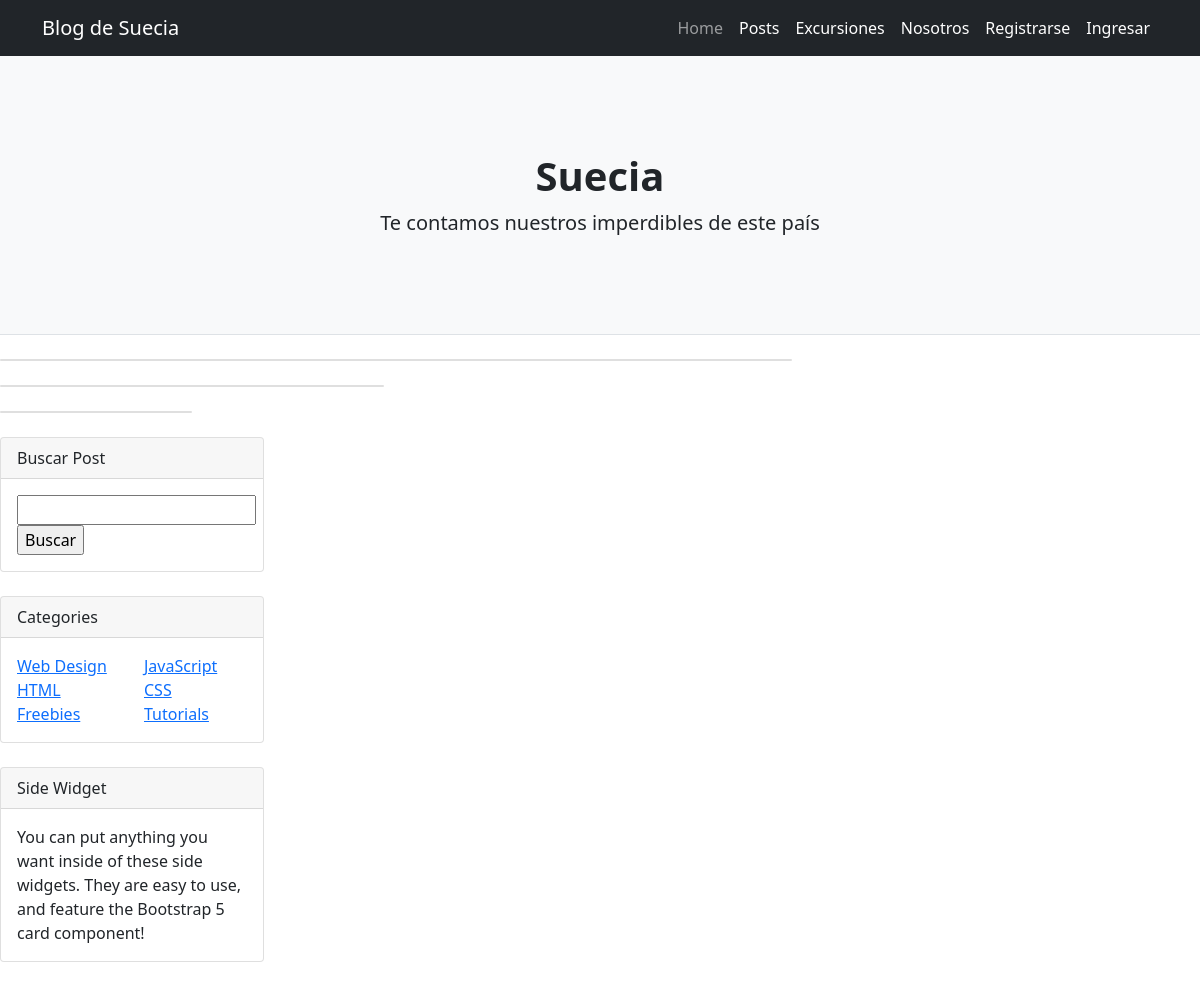
Before: /index/ with the older database file.
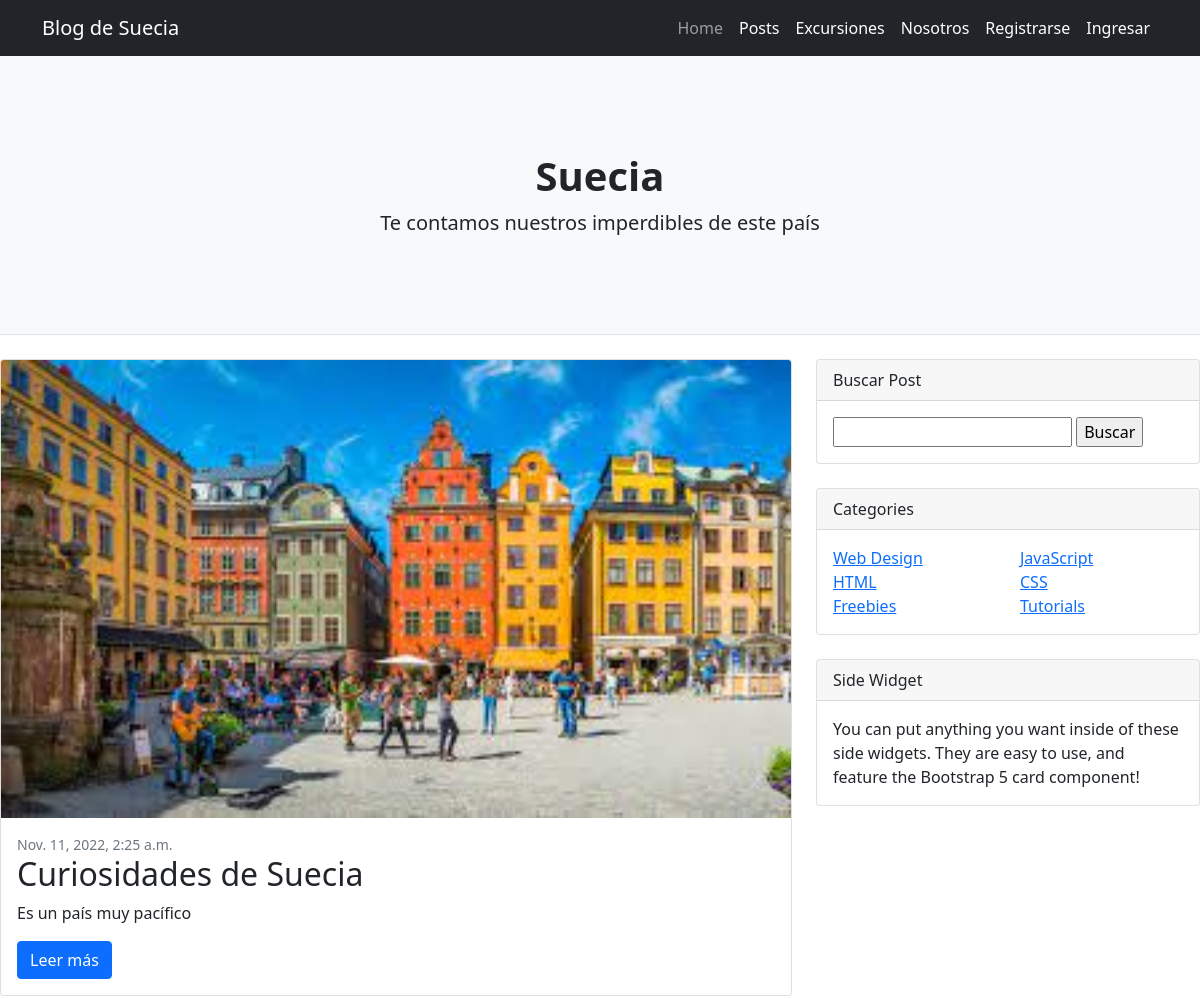
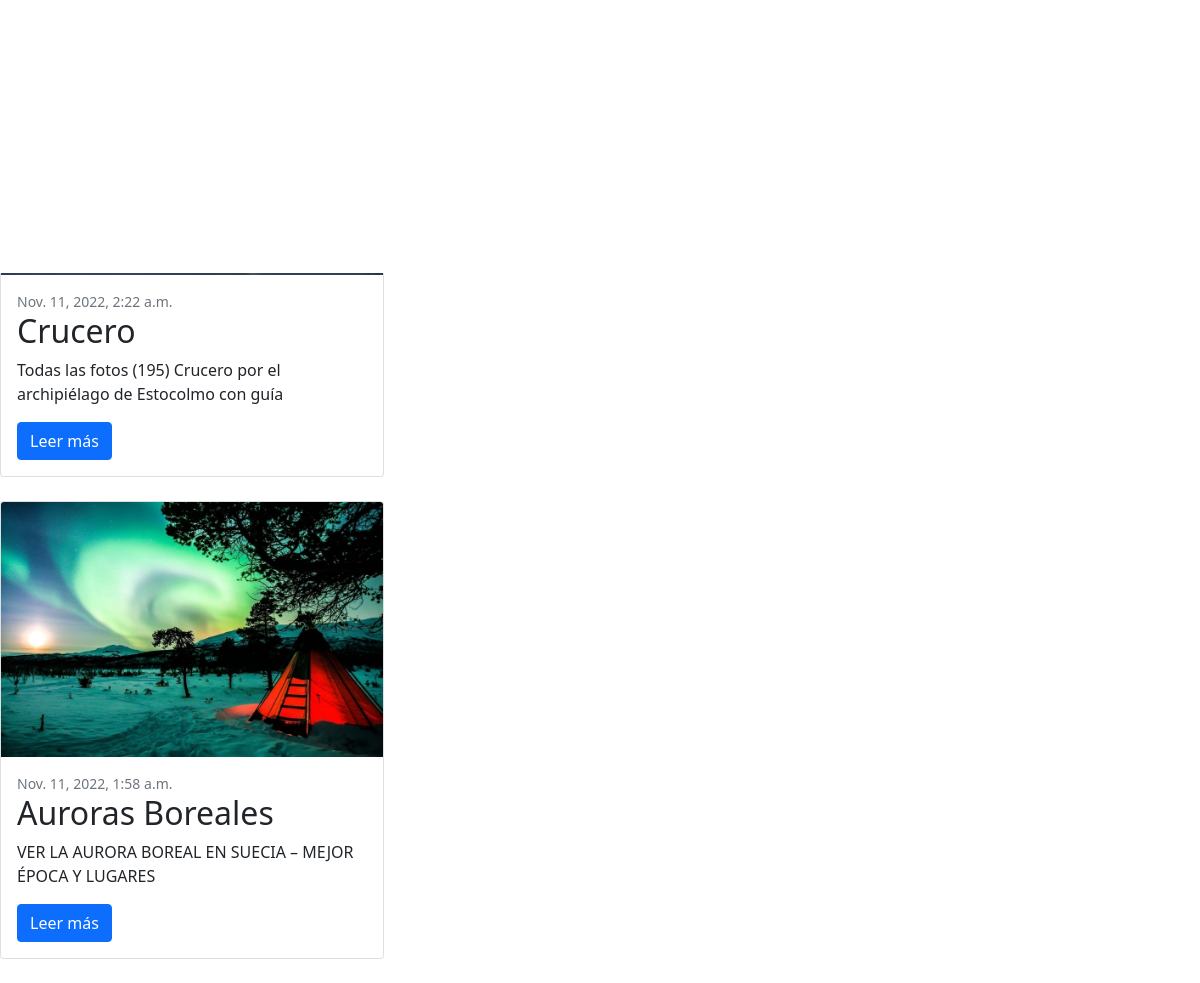
After: the same page with the newer database file (2 pictures, top to bottom).
### blog/models.py (models this page shows, shortened)
class Post(models.Model):
    title = models.CharField(max_length=100)
    short_content = models.CharField(max_length=300)
    content = models.TextField(max_length=3000)
    date_published = models.DateTimeField(auto_now_add=True)
    image = models.ImageField(upload_to="posts", null=True, blank=True)

### blog/views.py (the view)
# urls.py: path('index/', index, name="index-blog"),
def index(request):
    posts = Post.objects.order_by('-date_published').all()
    return render(request, 'blog/index.html', {"posts": posts})

### blog/templates/blog/index.html (shortened to what this page needs)
{% extends 'blog/base.html' %}
{% block contenido %}
    <div class="row">
        <div class="col-lg-8">
            <div class="card mb-4">
                {% if  posts.0 %}
                <a href="#!"><img style="max-width:100%;" class="card-img-top" src="{{ posts.0.image.url }}" alt="..." /></a>
                <div class="card-body">
                    <div class="small text-muted">{{posts.0.date_published}}</div>
                    <h2 class="card-title">{{posts.0.title}}</h2>
                    <p class="card-text">{{posts.0.short_content}}</p>
                    <a class="btn btn-primary" href="{% url 'detail-post' posts.0.id %}">Leer más</a>
                </div>
                {% endif %}
            </div>
            <div class="row">
                <div class="col-lg-6">
                    {% if posts.1 %}
                    <div class="card mb-4">
                        <a href="#!"><img style="max-width:100%;" class="card-img-top" src="{{ posts.1.image.url }}" alt="..." /></a>
                        <div class="card-body">
                            <div class="small text-muted">{{posts.1.date_published}}</div>
                            <h2 class="card-title">{{posts.1.title}}</h2>
                            <p class="card-text">{{posts.1.short_content}}</p>
                            <a class="btn btn-primary" href="{% url 'detail-post' posts.1.id %}">Leer más</a>
                        </div>
                    </div>
                    {% endif %}
                    <div class="card mb-4">
                    {% if posts.2 %}
                        <a href="#!"><img style="max-width:100%;" class="card-img-top" src="{{ posts.2.image.url }}" alt="..." /></a>
                        <div class="card-body">
                            <div class="small text-muted">{{posts.2.date_published}}</div>
                            <h2 class="card-title">{{posts.2.title}}</h2>
                            <p class="card-text">{{posts.2.short_content}}</p>
                            <a class="btn btn-primary" href="{% url 'detail-post' posts.2.id %}">Leer más</a>
                        </div>
                    </div>
                    {% endif %}
                </div>
                <div class="col-lg-6">
                    <div class="card mb-4">
                    </div>
                </div>
            </div>
        </div>
        <div class="col-lg-4">
            <div class="card mb-4">
                <div class="card-header">Buscar Post</div>
                <div class="card-body">
                    <form action="{% url 'search-by-name-post' %}" method="get">
                        <input type="search" name="post-title">
                        <input type="submit" value="Buscar">
                    </form>
                </div>
            </div>
            <div class="card mb-4">
                <div class="card-header">Categories</div>
                <div class="card-body">
                    <div class="row">
                        <div class="col-sm-6">
                            <ul class="list-unstyled mb-0">
                                <li><a href="#!">Web Design</a></li>
                                <li><a href="#!">HTML</a></li>
                                <li><a href="#!">Freebies</a></li>
                            </ul>
                        </div>
                        <div class="col-sm-6">
                            <ul class="list-unstyled mb-0">
                                <li><a href="#!">JavaScript</a></li>
                                <li><a href="#!">CSS</a></li>
                                <li><a href="#!">Tutorials</a></li>
                            </ul>
                        </div>
                    </div>
                </div>
            </div>
            <div class="card mb-4">
                <div class="card-header">Side Widget</div>
                <div class="card-body">You can put anything you want inside of these side widgets. They are easy to use, and feature the Bootstrap 5 card component!</div>
            </div>
        </div>
    </div>
{% endblock %}

### blog/templates/blog/base.html (shortened to what this page needs)
<!DOCTYPE html>
<html lang="en">
<head>
    {% load static %}
    <link href="{% static 'blog/css/styles.css' %}" rel="stylesheet" />
</head>
<body>
    {%block nav %}
    <nav class="navbar navbar-expand-lg navbar-dark bg-dark">
        <div class="container">
            <a class="navbar-brand" href="{% url 'index-blog' %}">Blog de Suecia</a>
            <div class="collapse navbar-collapse" id="navbarSupportedContent">
                <ul class="navbar-nav ms-auto mb-2 mb-lg-0">
                    <li class="nav-item"><a class="nav-link" href="/index">Home</a></li>
                    <li class="nav-item"><a class="nav-link active" aria-current="page" href="/list">Posts</a></li>
                    <li class="nav-item"><a class="nav-link active" aria-current="page" href="/excursiones/lista">Excursiones</a></li>
                    <li class="nav-item"><a class="nav-link active" aria-current="page" href="/about">Nosotros</a></li>
                    {% if user.is_authenticated %}
                        <li class="nav-item"><a class="nav-link active" aria-current="page" href="/logout">Cerrar Sesión</a></li>
                    {% else %}
                        <li class="nav-item"><a class="nav-link active" aria-current="page" href="/signup">Registrarse</a></li>
                        <li class="nav-item"><a class="nav-link active" aria-current="page" href="/login">Ingresar</a></li>
                    {% endif %}
                </ul>
            </div>
        </div>
    </nav>
    {% endblock %}
    <header class="py-5 bg-light border-bottom mb-4">
        {% block header %}
        <div class="container">
            <div class="text-center my-5">
                <h1 class="fw-bolder">Suecia</h1>
                <p class="lead mb-0">Te contamos nuestros imperdibles de este país</p>
            </div>
        </div>
        {% endblock %}
    </header>
    {% block contenido %}{% endblock %}
</body>
</html>

Changed rows visible on the page:
added Post: image (picture), date_published "Nov. 11, 2022, 2:25 a.m.", title "Curiosidades de Suecia", short_content "Es un país muy pacífico"
added Post: image (picture), date_published "Nov. 11, 2022, 2:22 a.m.", title "Crucero", short_content "Todas las fotos (195) Crucero por el archipiélago de Estocolmo con guía"
added Post: image (picture), date_published "Nov. 11, 2022, 1:58 a.m.", title "Auroras Boreales", short_content "VER LA AURORA BOREAL EN SUECIA – MEJOR ÉPOCA Y LUGARES"
Other visible differences:
text now shown: "Leer más Leer más Leer más"
